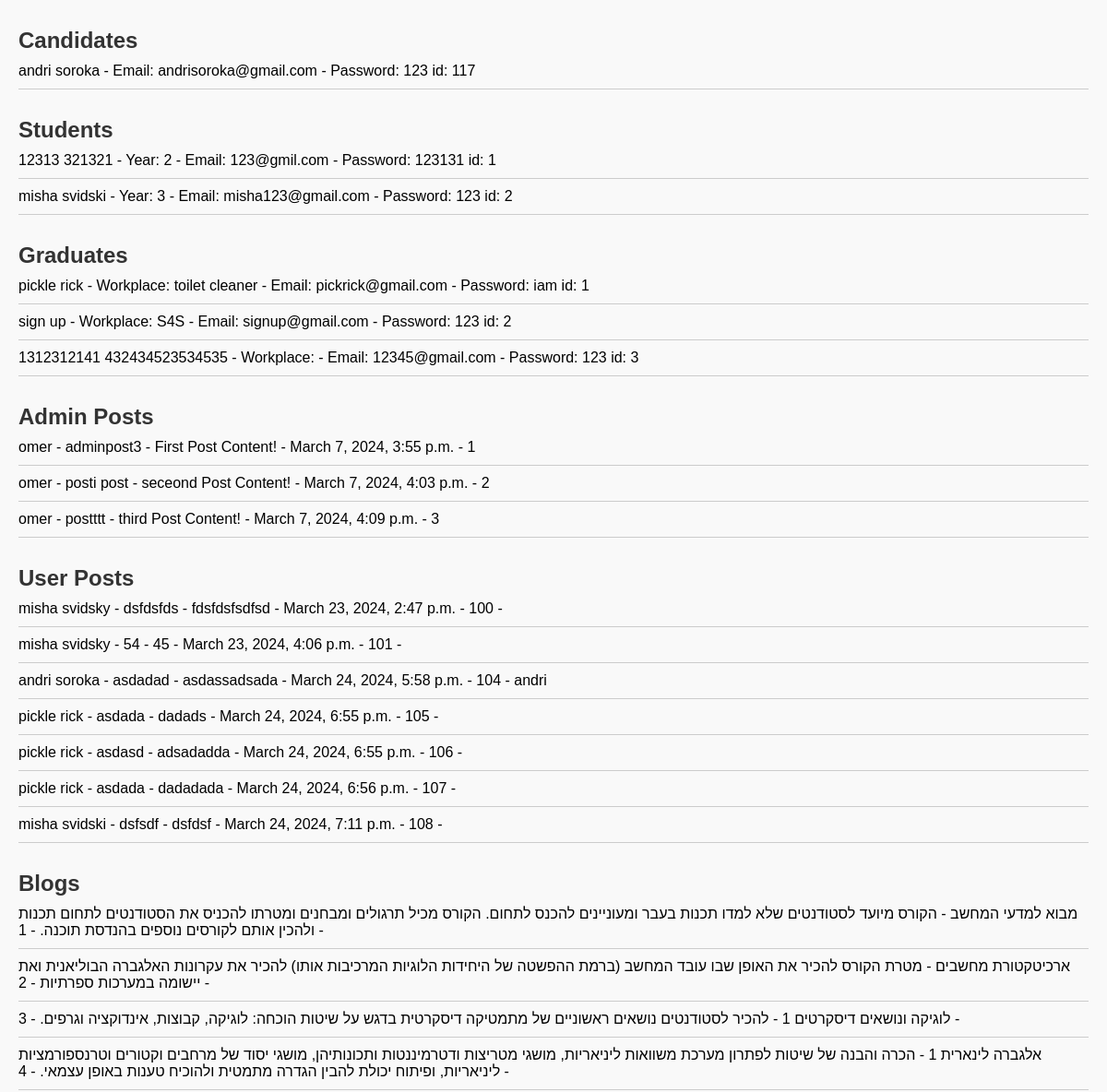
Page /data/ (upper part) on the earlier database version.
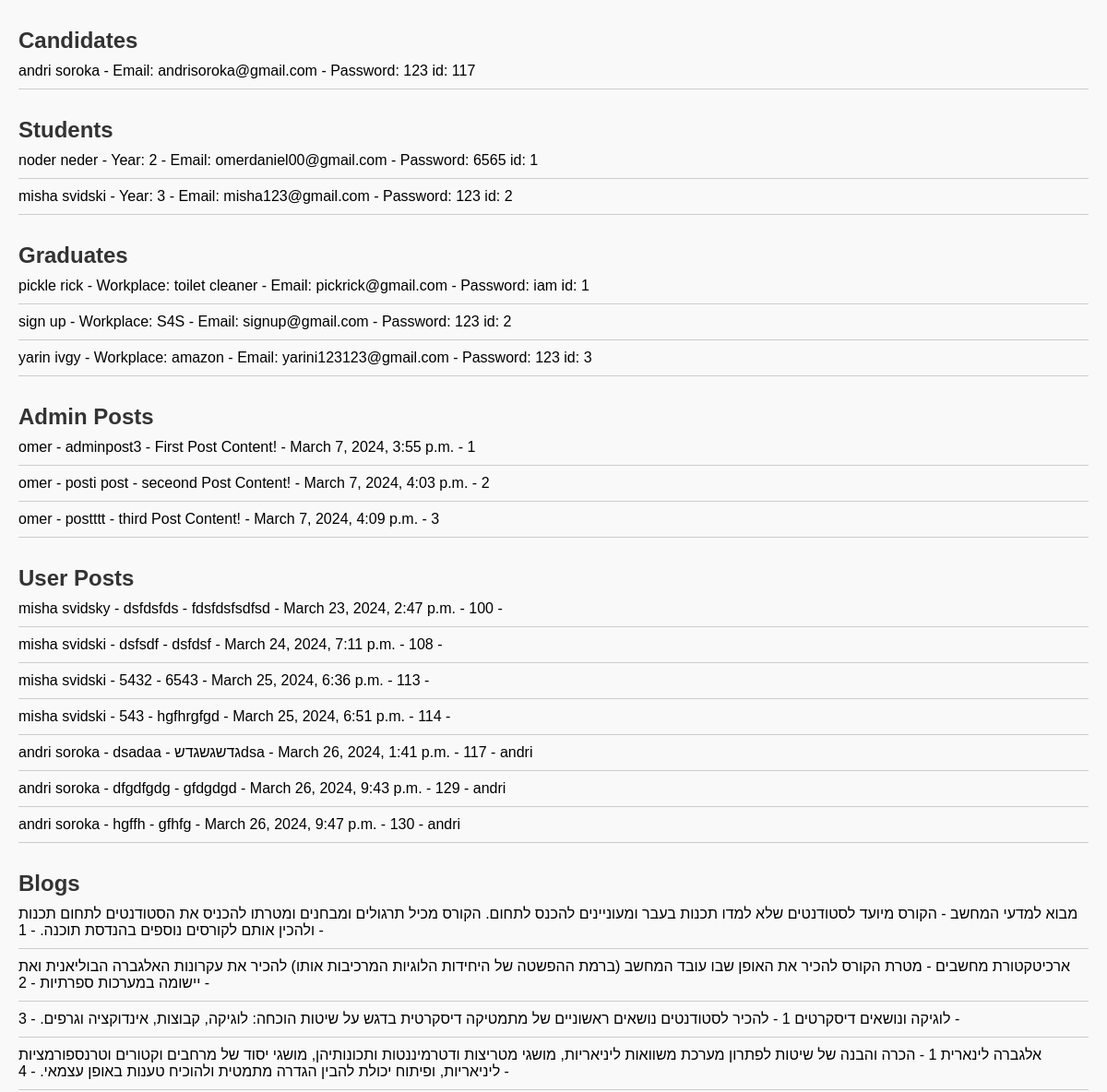
Same page on the later database version.
### S4S/models.py (models this page shows, shortened)
class Candidate(models.Model):
    first_name = models.CharField(max_length=100)
    last_name = models.CharField(max_length=100)
    email = models.EmailField(max_length=254)
    password = models.CharField(max_length=100)
    reset_code = models.CharField(max_length=10, null=True, blank=True)

class Student(models.Model):
    first_name = models.CharField(max_length=100)
    last_name = models.CharField(max_length=100)
    select_year = models.IntegerField()
    email = models.EmailField(max_length=254)
    password = models.CharField(max_length=100)
    reset_code = models.CharField(max_length=10, null=True, blank=True)

class Graduate(models.Model):
    first_name = models.CharField(max_length=100)
    last_name = models.CharField(max_length=100)
    work_place = models.CharField(max_length=20)
    email = models.EmailField(max_length=254)
    password = models.CharField(max_length=100)
    reset_code = models.CharField(max_length=10, null=True, blank=True)

class Post(models.Model):
    title = models.CharField(max_length=100, default='')
    content = models.TextField(default='')
    date_posted = models.DateTimeField(default=timezone.now)
    author = models.ForeignKey(User, on_delete=models.CASCADE, default=1)
    blog = models.ForeignKey('Blog', on_delete=models.CASCADE, null=True)

class Post2(models.Model):
    title = models.CharField(max_length=100)
    user_name = models.CharField(default="none", max_length=100)
    user_email = models.EmailField(null=True)
    content = models.TextField()
    date_posted = models.DateTimeField(default=timezone.now)
    blog = models.ForeignKey('Blog', on_delete=models.CASCADE, null=True)
    candidate = models.ForeignKey('Candidate', on_delete=models.CASCADE, null=True, blank=True)
    student = models.ForeignKey('Student', on_delete=models.CASCADE, null=True, blank=True)
    graduate = models.ForeignKey('Graduate', on_delete=models.CASCADE, null=True, blank=True)
    admin = models.ForeignKey('Admin', on_delete=models.CASCADE, null=True, blank=True)
    comment_count = models.IntegerField(default=0)
    likes_count = models.IntegerField(default=0)

class Blog(models.Model):
    title = models.CharField(max_length=100)
    description = models.TextField(default='No description')

### S4S/DataVisuals.py (the view)
# urls.py: path('data/', DataVisuals.display_data, name='data'),
def display_data(request):
    candidates = Candidate.objects.all()
    students = Student.objects.all()
    graduates = Graduate.objects.all()
    posts = Post.objects.all()
    posts2 = Post2.objects.all()
    blogs = Blog.objects.all()
    return render(request, 'display_data.html', {'candidates': candidates, 'students': students,
                                                 'graduates': graduates, 'posts': posts, 'posts2': posts2 , 'blogs': blogs } )

### templates/display_data.html (shortened to what this page needs)
<!DOCTYPE html>
<html lang="en">
<head>
</head>
<body>
    <h1>Candidates</h1>
    <ul>
        {% for candidate in candidates %}
        <li>{{ candidate.first_name }} {{ candidate.last_name }} - Email: {{ candidate.email }}
            - Password: {{ candidate.password }} id: {{ candidate.id }}</li>
        {% endfor %}
    </ul>
    <h1>Students</h1>
    <ul>
        {% for student in students %}
        <li>{{ student.first_name }} {{ student.last_name }} - Year: {{ student.select_year }} - Email: {{ student.email }}
            - Password: {{ student.password }} id: {{ student.id }}</li>
        {% endfor %}
    </ul>
    <h1>Graduates</h1>
    <ul>
        {% for graduate in graduates %}
        <li>{{ graduate.first_name }} {{ graduate.last_name }} - Workplace: {{ graduate.work_place }}
            - Email: {{ graduate.email }} - Password: {{ graduate.password }} id: {{ graduate.id }}</li>
        {% endfor %}
    </ul>
    <h1>Admin Posts</h1>
    <ul>
        {% for post in posts %}
        <li>{{ post.author }} - {{ post.title }} - {{ post.content }} - {{ post.date_posted }} - {{ post.id }}</li>
        {% endfor %}
    </ul>
    <h1>User Posts</h1>
    <ul>
        {% for post2 in posts2 %}
        <li>{{ post2.user_name }} - {{ post2.title }} - {{ post2.content }}
            - {{ post2.date_posted }} - {{ post2.id }} - {{ post2.candidate.first_name }}</li>
        {% endfor %}
    </ul>
 <h1>Blogs</h1>
    <ul>
        {% for blog in blogs %}
        <li>{{ blog.title }} - {{ blog.description }} - {{ blog.id }} - </li>
        {% endfor %}
    </ul>
</body>
</html>

### templates/display_data.html (style rules this page uses)
body { font-family: Arial, sans-serif; margin: 20px; padding: 0; background-color: #f9f9f9; }
h1 { color: #333; font-size: 24px; margin-top: 30px; margin-bottom: 10px; }
ul { list-style: none; padding: 0; margin: 0; }
li { margin-bottom: 10px; border-bottom: 1px solid #ccc; padding-bottom: 10px; }

Differences in the rows shown:
removed Post2: user_name "misha svidsky", title "54", content "45", date_posted "March 23, 2024, 4:06 p.m.", id "101"
removed Post2: user_name "andri soroka", title "asdadad", content "asdassadsada", date_posted "March 24, 2024, 5:58 p.m.", id "104", candidate.first_name "andri"
removed Post2: user_name "pickle rick", title "asdada", content "dadads", date_posted "March 24, 2024, 6:55 p.m.", id "105"
removed Post2: user_name "pickle rick", title "asdasd", content "adsadadda", date_posted "March 24, 2024, 6:55 p.m.", id "106"
removed Post2: user_name "pickle rick", title "asdada", content "dadadada", date_posted "March 24, 2024, 6:56 p.m.", id "107"
changed Student id 1: first_name "12313" → "noder"; last_name "321321" → "neder"; email "123@gmil.com" → "omerdaniel00@gmail.com"; password "123131" → "6565"
changed Graduate id 3: first_name "1312312141" → "yarin"; last_name "432434523534535" → "ivgy"; work_place (not shown) → "amazon"; email "12345@gmail.com" → "yarini123123@gmail.com"
added Post2: user_name "misha svidski", title "5432", content "6543", date_posted "March 25, 2024, 6:36 p.m.", id "113"
added Post2: user_name "misha svidski", title "543", content "hgfhrgfgd", date_posted "March 25, 2024, 6:51 p.m.", id "114"
added Post2: user_name "andri soroka", title "dsadaa", content "גדשגשגדשdsa", date_posted "March 26, 2024, 1:41 p.m.", id "117", candidate.first_name "andri"
added Post2: user_name "andri soroka", title "dfgdfgdg", content "gfdgdgd", date_posted "March 26, 2024, 9:43 p.m.", id "129", candidate.first_name "andri"
added Post2: user_name "andri soroka", title "hgffh", content "gfhfg", date_posted "March 26, 2024, 9:47 p.m.", id "130", candidate.first_name "andri"
